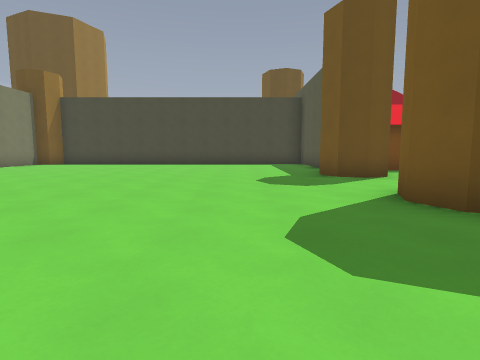
view 1 (above)

22 first-person views from a walk through a Godot game level. The camera is 1.3 m above the floor, tilts 6° down and sees 80° across. The floor is counted in squares, 2 m on a side. Each view is taken from the middle of a square. On the plan, view 1 faces up. The plan holds only what a view shows up to about 9 squares ahead; the rest is blank. The place goes on beyond the plan. Characters and animated objects are not drawn. Surface patterns are stand-ins for the level's own textures.

view 2
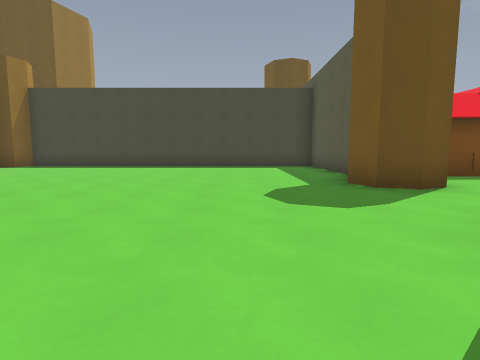

view 3
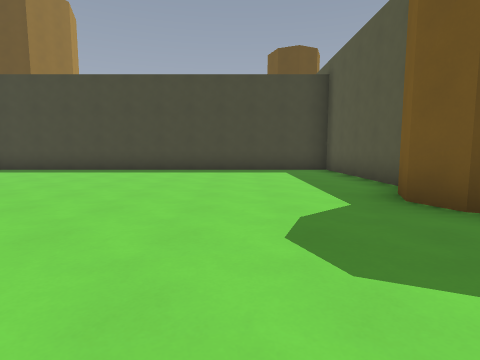

view 4
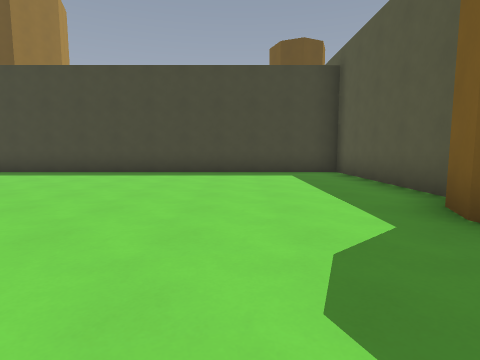

view 5
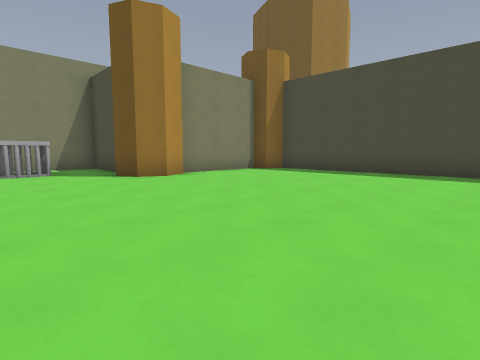

view 6
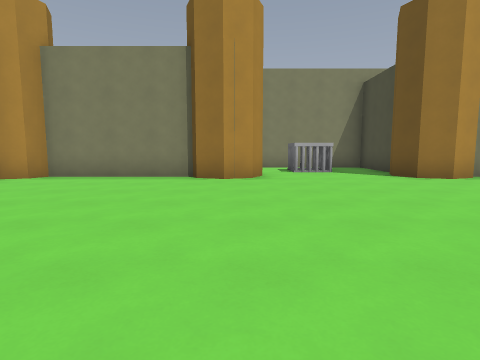

view 7
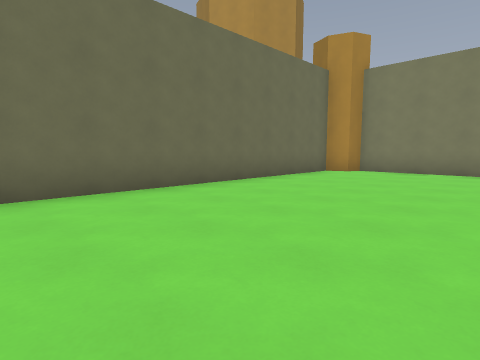

view 8
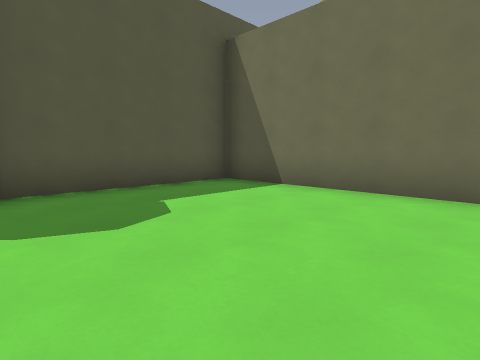

view 9
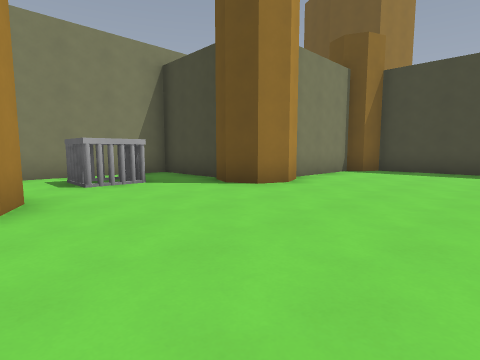

view 10
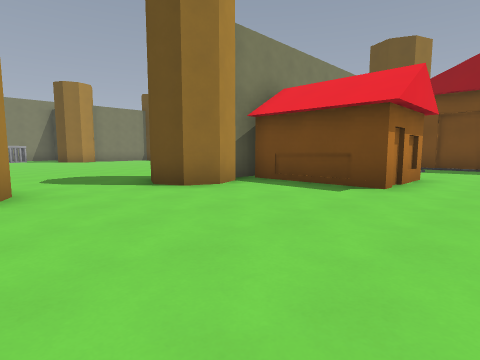

view 11
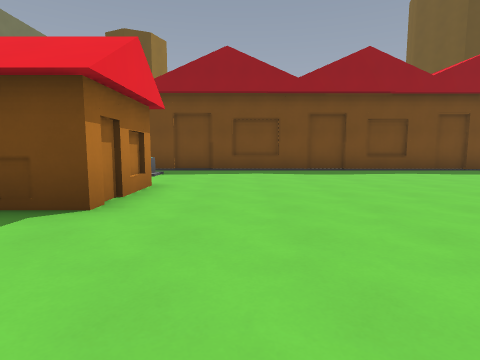

view 12
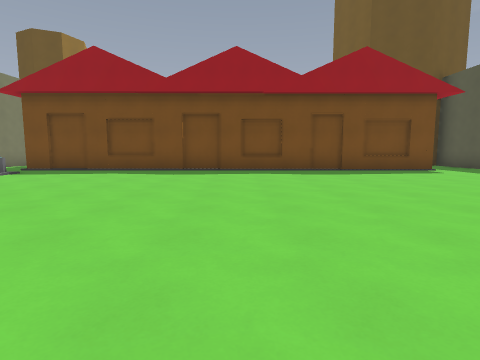

view 13
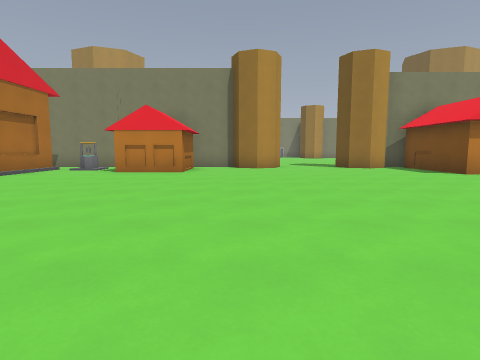

view 14
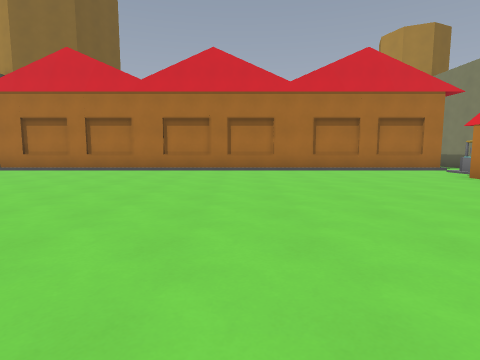

view 15
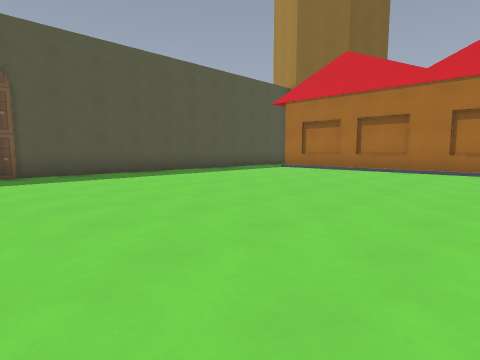

view 16
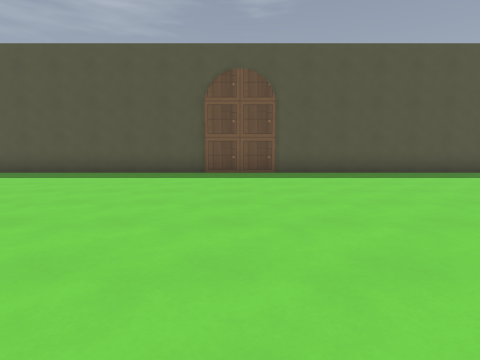

view 17
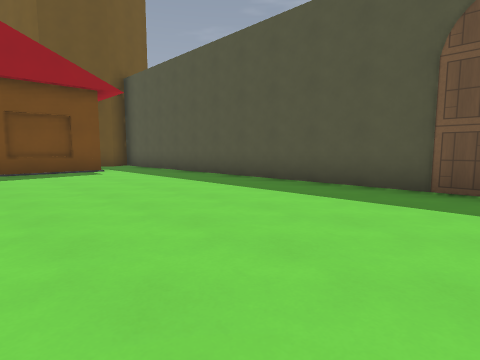

view 18
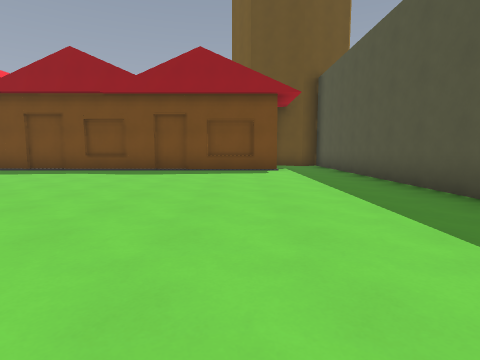

view 19
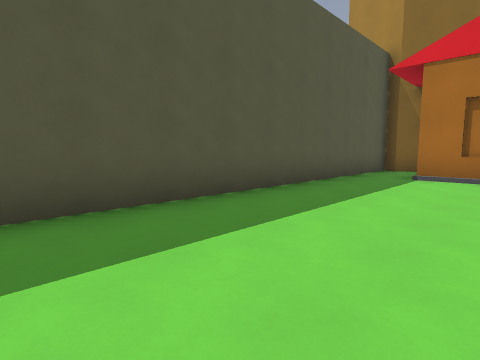

view 20
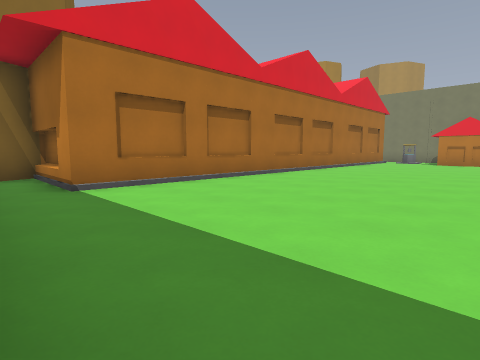

view 21
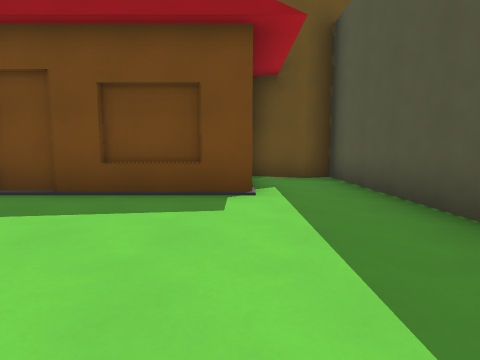

view 22
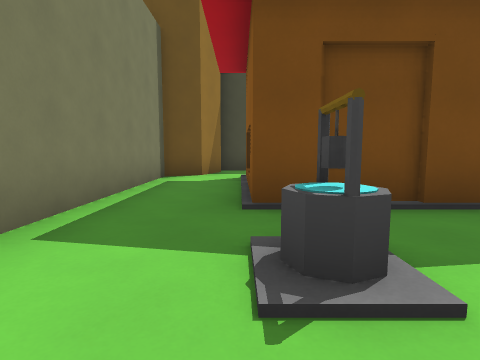

### Floor plan
Key: @ floor where view 1 was taken; # wall or solid block; . floor; / step, stairs or slope; H house; C cage; W well; G gate.
Columns run from 13 left of view 1 to 21 right of it. Each row starts with its distance up from view 1.
 21                  ##
 20                 ##.
 19                 #..
 18                 #..H           H###
 17                 #..H           H..#
 16                 #..HHHHHHHHHHHHH..#
 15                 #.................#
 14     #############.WW..............#
 13     #...........#.WW..............#
 12     #...........# ................#
 11     #...........#  H..............#
 10     #...........#HHH..............#
  9 #####...........#HHH..............#
  8 #...#...........#.................#
  7 #...............#................#
  6 #.C..............................G
  5 #................................#
  4     #...........#.................#
  3     #...........# ................#
  2     #...........# ................#
  1     #...........#HH...............#
  0     #........@..#HH...............#
 -1     #...........#.................#
 -2     #############W................#
 -3                   //////////////..#
 -4                   HHHHHHHHHHHHHH..#
 -5                                H..#
 -6                                H###

Where each view was taken, in squares from view 1:
view 1: 0 up, 0 right, facing up
view 2: 2 up, 0 right, facing up
view 3: 4 up, 0 right, facing up
view 4: 5 up, 0 right, facing up
view 5: 5 up, 2 left, facing up-left
view 6: 4 up, 2 left, facing left
view 7: 3 up, 0 right, facing down-left
view 8: 3 up, 2 left, facing down-right
view 9: 4 up, 5 left, facing up-left
view 10: 4 up, 8 right, facing up-left
view 11: 6 up, 8 right, facing up
view 12: 6 up, 12 right, facing up
view 13: 3 up, 14 right, facing left
view 14: 6 up, 11 right, facing down
view 15: 6 up, 12 right, facing down-right
view 16: 6 up, 12 right, facing right
view 17: 6 up, 15 right, facing up-right
view 18: 6 up, 17 right, facing up
view 19: 4 up, 17 right, facing down-right
view 20: 2 up, 20 right, facing down-left
view 21: 11 up, 18 right, facing up
view 22: 12 up, 5 right, facing up
